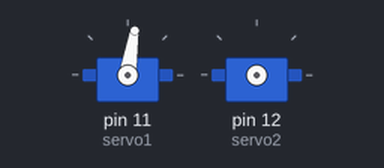
A program run on a simulated Raspberry Pi (header pin numbers). Shown: 2 × servo. Servo angles are drawn from the pulse width (0.5 ms = 0°, 2.5 ms = 180°). At 10.0 s the program stops and its outputs stay as they are.

Above: at 0.1 s.
At 2.6 s:
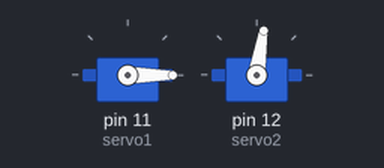
At 5.1 s:
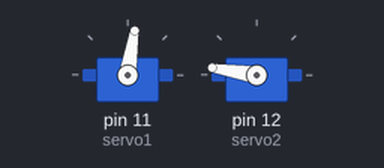
At 7.6 s:
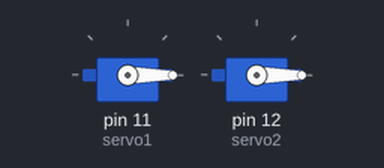
Timing chart, 0 to 9.1 s (numbered marks = the images above):
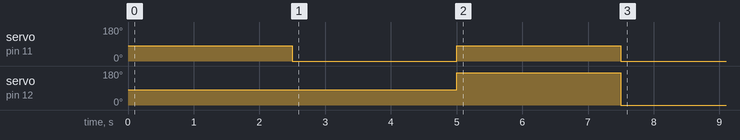

The program:

servoAnglesTest_2.py
```python
import RPi.GPIO as GPIO
from time import sleep

GPIO.setmode(GPIO.BOARD)

# set pins 11 and 12 as outputs and define as PWM servo1 and 2
GPIO.setup(11, GPIO.OUT)
servo1 = GPIO.PWM(11, 50)
GPIO.setup(12, GPIO.OUT)
servo2 = GPIO.PWM(12, 50)

# start PWM running on both servos, value of 0 (pulse off)
servo1.start(0)
servo2.start(0)

# turn servo1 to 90
servo1.ChangeDutyCycle(7)
sleep(0.5)
servo1.ChangeDutyCycle(0)

# wait for 2 secs
sleep(2)

# turn servo2 to 90 and servo1 back to 0
servo2.ChangeDutyCycle(7)
servo1.ChangeDutyCycle(2)
sleep(0.5)
servo2.ChangeDutyCycle(0)
servo1.ChangeDutyCycle(0)

sleep(2)

# turn servo2 to 180 and servo1 to 90
servo2.ChangeDutyCycle(12)
servo1.ChangeDutyCycle(7)
sleep(0.5)
servo2.ChangeDutyCycle(0)
servo1.ChangeDutyCycle(0)

sleep(2)

# turn both servos back to 0
servo2.ChangeDutyCycle(2)
servo1.ChangeDutyCycle(2)
sleep(0.5)
servo2.ChangeDutyCycle(0)
servo1.ChangeDutyCycle(0)

sleep(2)

# cleanup when done!
servo1.stop()
servo2.stop()
GPIO.cleanup()
```

Measured:
- by itself, servo on pin 11 (servo1): 81° → 0° at 2.5 s, → 81° 2.5 s later, → 0° 2.5 s later
- by itself, servo on pin 12 (servo2): 81° → 171° at 5.0 s, → 0° 2.5 s later
